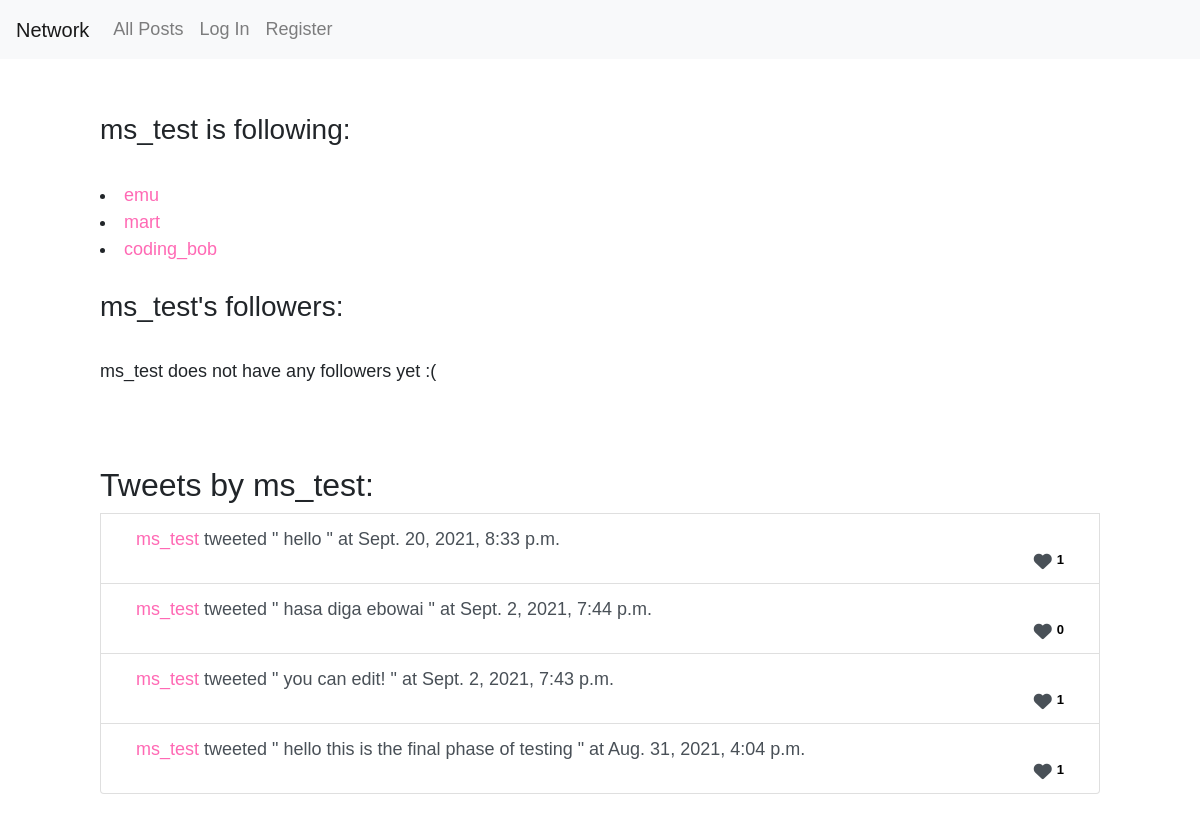
Screenshot of /profile/7 with the database file from the repository.
### network/models.py (models this page shows, shortened)
class User(AbstractUser):
    pass

class Post(models.Model):
    user = models.ForeignKey(User, on_delete=models.CASCADE, default=0)
    user_name = models.CharField(max_length=25, default="string", null=True, blank=True)
    post = models.CharField(max_length=1440, default='', null=True, blank=True)
    time_added = models.DateTimeField(max_length=64, default=datetime.now(timezone.utc))
    likes = models.IntegerField(default="0")

### network/views.py (the view)
# urls.py: path("profile/<int:id>", views.load_profile, name="load_profile"),
def load_profile(request, id):
    form = EditForm()
    profileposts = Post.objects.filter(user=id).order_by('-time_added')
    for post in profileposts:
        post.likes = Like.objects.filter(post=post).count()
        post.save()
    valus = profileposts.values_list('id', 'user', 'user_name', 'post', 'time_added', 'likes') #displays all the informatin about the above posts
    user1 = User.objects.filter(id=id)
    user_1 = user1.values_list('id', 'username')
    followz = Follow.objects.filter(follower=id) #gets all of the instances of a follow where the follower matches ID passed into function
    follow_values = followz.values_list('followee_id') #processes the ID of the above
    my_list = []
    for i in follow_values: #this loop takes the ID of all users followed by the user whose profile page u are on and prints out ID & username
        fv = User.objects.filter(id=i[0])
        followers = fv.values_list('id', 'username')
        my_list.append(followers)
    fol = Follow.objects.filter(followee=id)
    followed_by = fol.values_list('follower_id')
    followers_list = []
    for i in followed_by:
        fl = User.objects.filter(id=i[0])
        flos = fl.values_list('id', 'username')
        followers_list.append(flos)
    smem = Like.objects.filter(liker=request.user.id)
    smeg = smem.values_list('post')
    liked_posts = []
    for i in smeg:
        liked_posts.append(i[0])
    paginator = Paginator(valus, 10)
    page_number = request.GET.get('page')
    page_obj = paginator.get_page(page_number)
    smoo = Follow.objects.filter(follower=request.user.id, followee=id).exists()
    print("this is valus:", valus)
    print("this is pee peooo page_objs", page_obj)
    return render(request, "network/profilepage.html", {
        "form" : form,
        "valus": valus,
        "user_1": user_1,
        "my_list": my_list,
        "smoo": smoo,
        "followers_list": followers_list,
        "page_obj": page_obj,
        "profileposts" : profileposts,
        "liked_posts": liked_posts
    })

### network/templates/network/profilepage.html (shortened to what this page needs)
{% extends "network/layout.html" %}
{% load static %}
{% block body %}
<div style="padding-left: 100px; padding-right: 100px;"><br><br>
<h3>{{user_1.0.1}} is following:</h3>
<br>
{% for i in my_list %}
 <li><a href="{% url 'load_profile' i.0.0 %}"> {{ i.0.1 }}</a></li>
{% endfor %} <br>
<h3>{{user_1.0.1}}'s followers:</h3> <br>
{% if not followers_list %}
{{user_1.0.1}} does not have any followers yet :(
{% endif %}
<br><br>
<br><br>
<h2>Tweets by {{user_1.0.1}}:</h2>
{% for i in page_obj %}
<li class="list-group-item list-group-item-action"> <div class="container">
<div id="divvo_{{ i.0 }}"><div class="tweeto_{{ i.0 }}"> <a href="{% url 'load_profile' i.1 %}"> {{ i.2 }} </a>tweeted " {{ i.3 }} " at {{ i.4 }} </div> </div>
{% if user.is_authenticated and i.0 not in liked_posts %}
<i class="fas fa-heart" id="authenticatedheart{{i.0}}"><div class="likes" id="likes{{i.0}}">   {{i.5}}</div> </i>
{% elif i.0 in liked_posts %}
<i class="fas fa-heart" id="authenticatedheart{{i.0}}" style="color:pink;"><div class="likes" id="likes{{i.0}}">   {{i.5}}</div> </i>
{% else %}
<i class="fas fa-heart" id="unauthenticatheart{{i.0}}"><div class="likes" id="likes{{i.0}}">   {{i.5}}</div> </i>
{% endif %}
{% endfor %}
</li></div><br><br>
{% endblock %}

### network/static/network/styles.css (style rules this page uses)
body { font-family: Arial, Helvetica, sans-serif; font-size: large; font-weight: 100 }
.list-group-item { display: flex; flex-direction: row; justify-content: space-between; }
.likes { font-family: Arial, Helvetica, sans-serif; color: black; float:right; font-size: small; text-align: right; margin-left: 5px; }
.fa-heart { float: right; text-align: right; }
.container { position: relative; }
a { color: hotpink; cursor: pointer; cursor: hand; }

### rows the page displays
User: username "ms_test"
User: username "emu"
User: username "mart"
User: username "coding_bob"
Post: user_name "ms_test", post "hello", time_added "Sept. 20, 2021, 8:33 p.m.", likes "1"
Post: user_name "ms_test", post "hasa diga ebowai", time_added "Sept. 2, 2021, 7:44 p.m.", likes "0"
Post: user_name "ms_test", post "you can edit!", time_added "Sept. 2, 2021, 7:43 p.m.", likes "1"
Post: user_name "ms_test", post "hello this is the final phase of testing", time_added "Aug. 31, 2021, 4:04 p.m.", likes "1"
